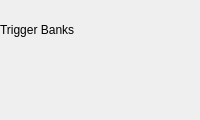
<?xml version="1.0" encoding="UTF-8"?>
<ui version="4.0">
 <class>TriggerBanksPanelWidget</class>
 <widget class="QWidget" name="TriggerBanksPanelWidget">
  <property name="geometry">
   <rect>
    <x>0</x>
    <y>0</y>
    <width>200</width>
    <height>120</height>
   </rect>
  </property>
  <layout class="QVBoxLayout" name="verticalLayoutMain">
   <property name="spacing">
    <number>0</number>
   </property>
   <property name="leftMargin">
    <number>0</number>
   </property>
   <property name="topMargin">
    <number>0</number>
   </property>
   <property name="rightMargin">
    <number>0</number>
   </property>
   <property name="bottomMargin">
    <number>0</number>
   </property>
   <item>
    <widget class="QLabel" name="labelHeader">
     <property name="text">
      <string>Trigger Banks</string>
     </property>
    </widget>
   </item>
   <item>
    <widget class="QWidget" name="widgetContent" native="true">
     <layout class="QVBoxLayout" name="layoutContentInner">
      <property name="spacing">
       <number>2</number>
      </property>
      <property name="leftMargin">
       <number>4</number>
      </property>
      <property name="topMargin">
       <number>2</number>
      </property>
      <property name="rightMargin">
       <number>2</number>
      </property>
      <property name="bottomMargin">
       <number>4</number>
      </property>
      <item>
       <layout class="QGridLayout" name="gridLayoutBanks">
        <property name="horizontalSpacing">
         <number>8</number>
        </property>
        <property name="verticalSpacing">
         <number>1</number>
        </property>
       </layout>
      </item>
     </layout>
    </widget>
   </item>
  </layout>
 </widget>
 <resources/>
 <connections/>
</ui>
